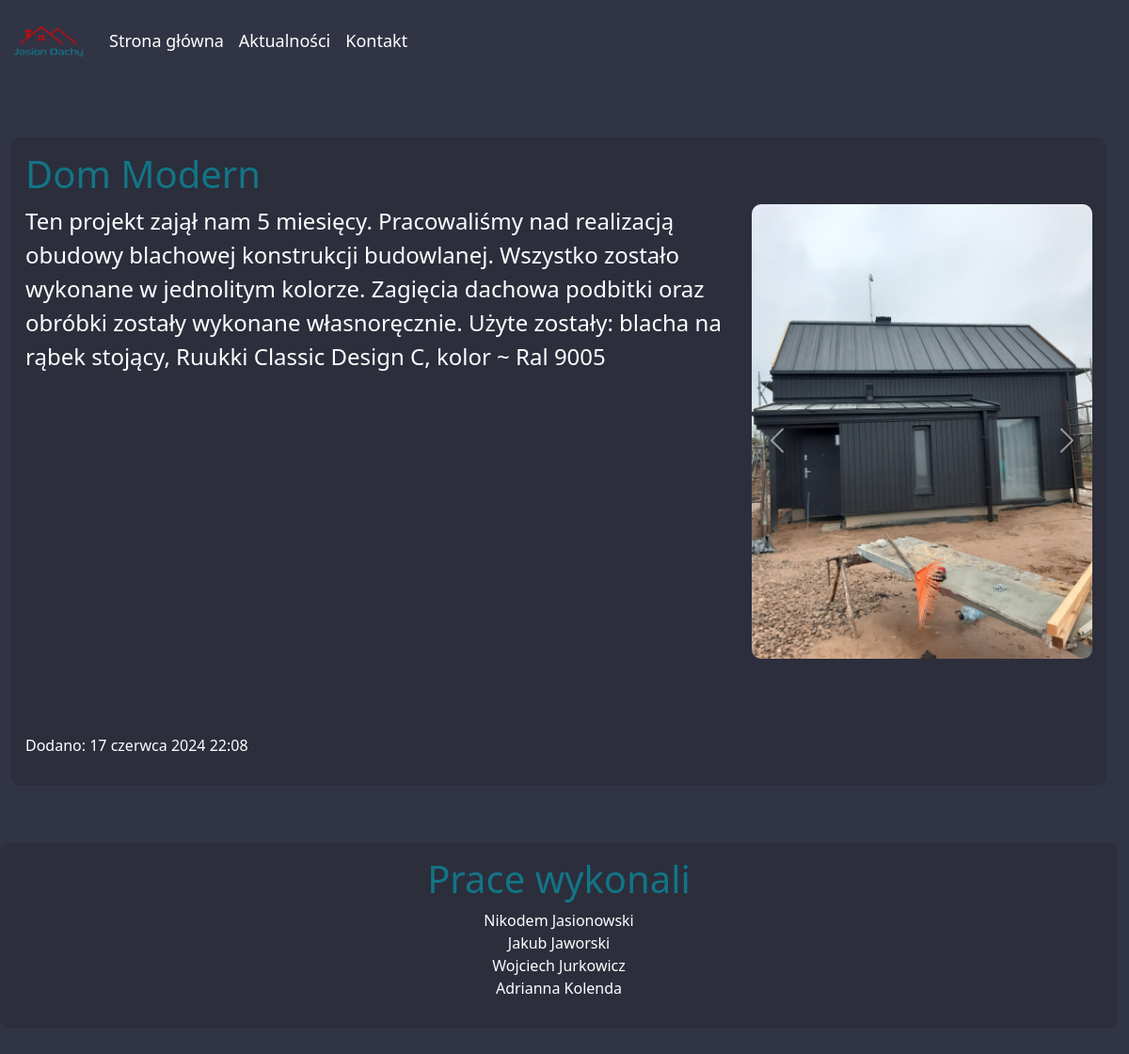
/blog/5/, run on the app's committed database.
### mainapp/models.py (models this page shows, shortened)
class Realization(models.Model):
    title = models.CharField(max_length=100, verbose_name="Tytuł")  # Title of the realization
    content = models.CharField(max_length=1000, verbose_name="Opis")  # Description of the realization
    date = models.DateTimeField(default=timezone.now,
                                verbose_name="Data dodania")  # Date and time when the realization was added
    image = models.ImageField(upload_to='realizations_images/', null=True, blank=True, verbose_name="Zdjęcie główne") # Image of the realization
    class Meta:
        verbose_name_plural = "Realizacje"  # Plural name for the Realization model
        ordering = ['-date']  # Default ordering by date

class RealizationImage(models.Model):
    realization = models.ForeignKey(Realization, related_name='images', on_delete=models.CASCADE)
    image = models.ImageField(upload_to='realizations_images/')

### mainapp/views.py (the view)
# urls.py: path('blog/<int:entry_id>/', views.detail, name='detail'),
@require_http_methods(["GET", "POST"])
def detail(request, entry_id):
    try:
        entry = get_object_or_404(Realization, pk=entry_id)
        images = RealizationImage.objects.filter(realization=entry)
        context = {'entry': entry, 'images': images}
        logger.debug(f"Widok szczegółowy dla realizacji {entry_id}")
        return render(request, 'mainapp/detail.html', context)
    except Realization.DoesNotExist:
        logger.error(f"Realizacja o id {entry_id} nie istnieje")
        raise Http404("Podany wpis nie istnieje")
    except Exception as e:
        logger.error(f"Błąd w widoku szczegółowym dla realizacji {entry_id}: {e}")
        return render(request, 'mainapp/error.html', {'error': str(e)})

### mainapp/templates/mainapp/detail.html (shortened to what this page needs)
{% extends 'mainapp/base.html' %}
{% block content %}
<div class="col-12">
        <article>
    <h1>{{ entry.title }}</h1>
    <div class = "row">
        <div class = "col-8 order-first" style="font-size: x-large">{{ entry.content|linebreaks }}</div>
            <div class="col-4">
                 <div id="carouselExample" class="carousel slide" data-ride="carousel">
                    <div class="carousel-inner">
                {% for img in images %}
                        <div class="carousel-item {% if forloop.first %}active{% endif %}">
                            <img src="{{ img.image.url }}" alt="Image for {{ entry.title }}" class="d-block w-100 blog_img" >
                        </div>
                {% empty %}
                    <p>Brak dodatkowych zdjęć</p>
                {% endfor %}
                    </div>
                    <a class="carousel-control-prev" href="#carouselExample" role="button" data-slide="prev">
                        <span class="carousel-control-prev-icon" aria-hidden="true"></span>
                    </a>
                    <a class="carousel-control-next" href="#carouselExample" role="button" data-slide="next">
                        <span class="carousel-control-next-icon" aria-hidden="true"></span>
                    </a>
                </div>
            </div>
    </div>
    <p>Dodano: {{ entry.date }}</p>
    </article>
</div>
{% endblock content %}

### mainapp/templates/mainapp/base.html (style rules this page uses)
div { #border: 1px red solid; margin-bottom: 20px; }
a { #border: 3px green solid; #border-radius: 5px; #padding: 5px; #font-size: 15pt; color: #127586; }
.text-blue,p { color: white; }
body { background-color: #313445; color: #127586; max-width: 99%; }
article { background-color: #2c2e3c; border-radius: 10px; padding: 15px; margin-bottom: 20px; }
.blog_img { max-width: 450px; height: auto; border-radius: 10px; }
.carousel-item img { #height: 300px; #width: auto; margin: 0 auto; }

### data on the page
Realization: title "Dom Modern", content "Ten projekt zajął nam 5 miesięcy. Pracowaliśmy nad realizacją obudowy blachowej konstrukcji budowlanej. Wszystko zostało wykonane w jednolitym kolorze. Zagięcia dachowa podbitki oraz obróbki zostały wykonane własnoręcznie. Użyte zostały: blacha na rąbek stojący, Ruukki Classic Design C, kolor ~ Ral 9005", date "17 czerwca 2024 22:08"
RealizationImage: image (picture)
